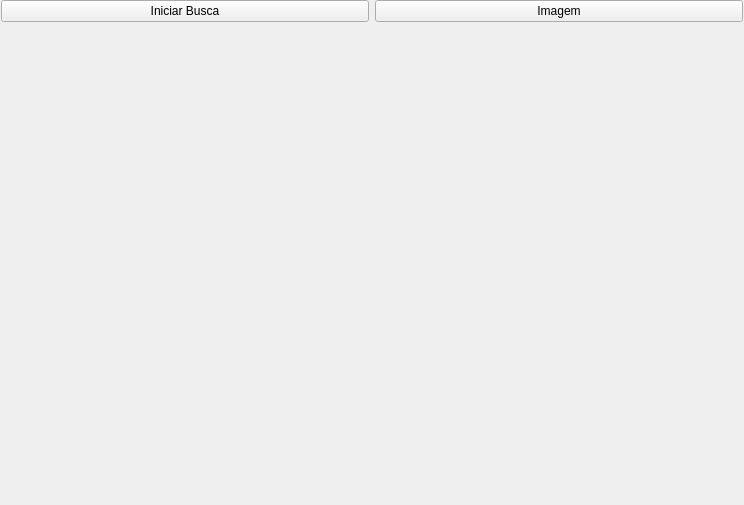
<?xml version="1.0" encoding="UTF-8"?>
<ui version="4.0">
 <class>Form</class>
 <widget class="QWidget" name="Form">
  <property name="geometry">
   <rect>
    <x>0</x>
    <y>0</y>
    <width>744</width>
    <height>505</height>
   </rect>
  </property>
  <property name="windowTitle">
   <string>Form</string>
  </property>
  <widget class="QWidget" name="layoutWidget">
   <property name="geometry">
    <rect>
     <x>1</x>
     <y>0</y>
     <width>742</width>
     <height>504</height>
    </rect>
   </property>
   <layout class="QGridLayout" name="gridLayout_2">
    <item row="0" column="0">
     <layout class="QGridLayout" name="gridLayout">
      <item row="0" column="1">
       <widget class="QPushButton" name="imageButton">
        <property name="enabled">
         <bool>true</bool>
        </property>
        <property name="text">
         <string>Imagem</string>
        </property>
       </widget>
      </item>
      <item row="0" column="0">
       <widget class="QPushButton" name="startButton">
        <property name="text">
         <string>Iniciar Busca</string>
        </property>
        <property name="autoDefault">
         <bool>false</bool>
        </property>
        <property name="default">
         <bool>false</bool>
        </property>
       </widget>
      </item>
     </layout>
    </item>
    <item row="1" column="0">
     <widget class="QWidget" name="VidFrame" native="true">
      <property name="minimumSize">
       <size>
        <width>740</width>
        <height>460</height>
       </size>
      </property>
     </widget>
    </item>
   </layout>
  </widget>
 </widget>
 <resources/>
 <connections/>
</ui>
